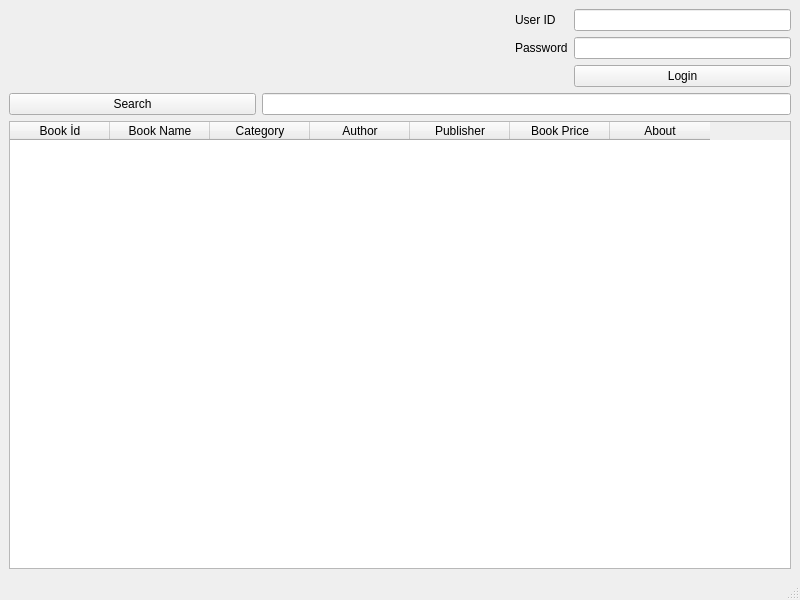
<?xml version="1.0" encoding="UTF-8"?>
<ui version="4.0">
 <class>MainWindow</class>
 <widget class="QMainWindow" name="MainWindow">
  <property name="geometry">
   <rect>
    <x>0</x>
    <y>0</y>
    <width>800</width>
    <height>600</height>
   </rect>
  </property>
  <property name="windowTitle">
   <string>MainWindow</string>
  </property>
  <widget class="QWidget" name="centralwidget">
   <layout class="QGridLayout" name="gridLayout">
    <item row="1" column="3">
     <widget class="QLineEdit" name="lnepassword">
      <property name="echoMode">
       <enum>QLineEdit::Password</enum>
      </property>
     </widget>
    </item>
    <item row="0" column="0" colspan="2">
     <spacer name="horizontalSpacer">
      <property name="orientation">
       <enum>Qt::Horizontal</enum>
      </property>
      <property name="sizeType">
       <enum>QSizePolicy::Fixed</enum>
      </property>
      <property name="sizeHint" stdset="0">
       <size>
        <width>500</width>
        <height>20</height>
       </size>
      </property>
     </spacer>
    </item>
    <item row="0" column="2">
     <widget class="QLabel" name="lbluser">
      <property name="text">
       <string>User ID</string>
      </property>
     </widget>
    </item>
    <item row="2" column="3">
     <widget class="QPushButton" name="btnlogin">
      <property name="text">
       <string>Login</string>
      </property>
     </widget>
    </item>
    <item row="3" column="0">
     <widget class="QPushButton" name="btnsearch">
      <property name="sizePolicy">
       <sizepolicy hsizetype="Preferred" vsizetype="Fixed">
        <horstretch>0</horstretch>
        <verstretch>0</verstretch>
       </sizepolicy>
      </property>
      <property name="minimumSize">
       <size>
        <width>247</width>
        <height>0</height>
       </size>
      </property>
      <property name="text">
       <string>Search</string>
      </property>
     </widget>
    </item>
    <item row="0" column="3">
     <widget class="QLineEdit" name="lneuserid"/>
    </item>
    <item row="1" column="2">
     <widget class="QLabel" name="lblpassword">
      <property name="text">
       <string>Password</string>
      </property>
     </widget>
    </item>
    <item row="4" column="0" colspan="4">
     <widget class="QTableWidget" name="tblbook">
      <column>
       <property name="text">
        <string>Book İd</string>
       </property>
      </column>
      <column>
       <property name="text">
        <string>Book Name</string>
       </property>
      </column>
      <column>
       <property name="text">
        <string>Category</string>
       </property>
      </column>
      <column>
       <property name="text">
        <string>Author</string>
       </property>
      </column>
      <column>
       <property name="text">
        <string>Publisher</string>
       </property>
      </column>
      <column>
       <property name="text">
        <string>Book Price</string>
       </property>
      </column>
      <column>
       <property name="text">
        <string>About</string>
       </property>
      </column>
     </widget>
    </item>
    <item row="3" column="1" colspan="3">
     <widget class="QLineEdit" name="lnesearch"/>
    </item>
   </layout>
  </widget>
  <widget class="QMenuBar" name="menubar">
   <property name="geometry">
    <rect>
     <x>0</x>
     <y>0</y>
     <width>800</width>
     <height>26</height>
    </rect>
   </property>
  </widget>
  <widget class="QStatusBar" name="statusbar"/>
 </widget>
 <resources/>
 <connections/>
</ui>
